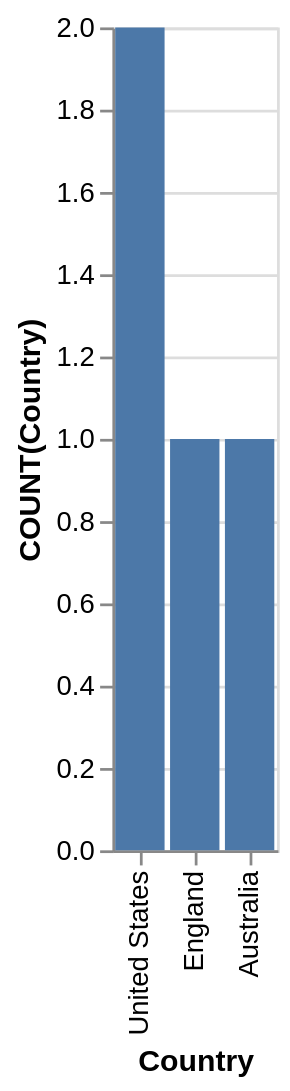

Here is the Vega-Lite specification saved for this chart:
### Vega-Lite specification from a JSON file in a GitHub repository (floating-point values rounded to 4 significant figures)
{"data": {"values": [{"x_data": "United States", "y_data": 2}, {"x_data": "England", "y_data": 1}, {"x_data": "Australia", "y_data": 1}]}, "mark": "bar", "encoding": {"x": {"field": "x_data", "type": "nominal", "title": "Country", "sort": "descending"}, "y": {"field": "y_data", "type": "quantitative", "title": "COUNT(Country)"}}}
